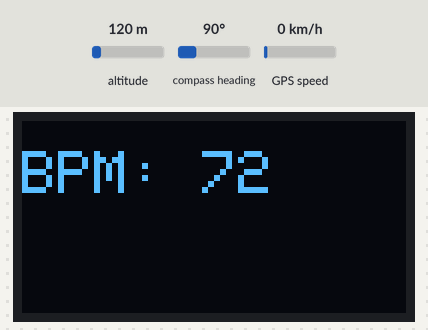
Recording of a sketch running on a simulated Arduino Uno, built with avr-gcc and run on an emulated ATmega328P. On the bench: 128×64 one-colour display. Inputs (shaded band) come from the test bench; at power-on: altitude 120 m, compass heading 90°, GPS speed 0 km/h. The GPS gets a fix after 3 s at 37.7749, -122.4194 with 8 satellites; the modem accepts every AT command (registered, SIM ready, sends succeed) and sends nothing else; what the sketch prints to the serial monitor is not drawn.

Above: at 60.1 s.
At 62.1 s:
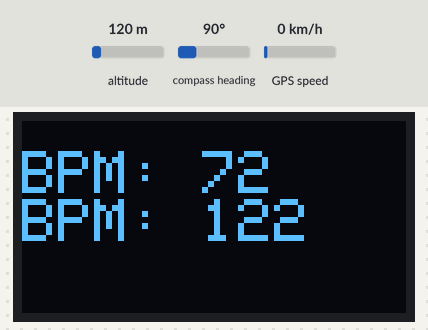
At 64.2 s:
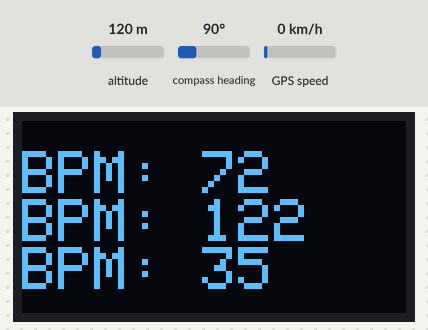
At 66.2 s:
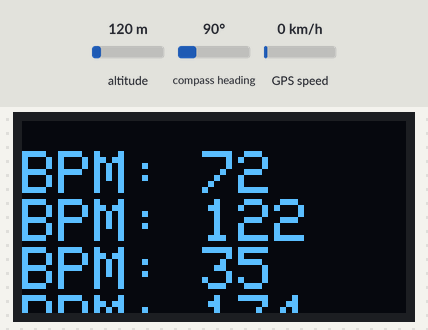

Measured:
- what the display in image 0 shows lasts 2.0 s, from 60.1 s to 62.1 s
- what the display in image 3 shows lasts 60.1 s, from 66.1 s to 126.2 s

The sketch:

final_iic_vvce.ino
```cpp
#include <TinyGPS.h>
#include <SoftwareSerial.h>
#include <Wire.h>
#include <Adafruit_GFX.h>
#include <Adafruit_SSD1306.h>

#define SCREEN_WIDTH 128 // OLED display width, in pixels
#define SCREEN_HEIGHT 64 // OLED display height, in pixels

// Declaration for an SSD1306 display connected to I2C (SDA, SCL pins)
Adafruit_SSD1306 display(SCREEN_WIDTH, SCREEN_HEIGHT, &Wire, -1);


SoftwareSerial Gsm(7, 8);
char phone_no[] = "9379255855"; //replace with phone no. to get sms
 bool hasRun=false;
TinyGPS gps;  //Creates a new instance of the TinyGPS object

void setup()
{
  Serial.begin(9600);
  Gsm.begin(9600);

  if(!display.begin(SSD1306_SWITCHCAPVCC, 0x3C)) { // Address 0x3D for 128x64
    Serial.println(F("SSD1306 allocation failed"));
    for(;;);
}
display.clearDisplay();

  display.setTextSize(2);
  display.setTextColor(WHITE);
  display.setCursor(0, 10);
  // Display static text
  delay(60000);
  display.println("BPM: 72");
  display.display();
  delay(2000);
  display.println("BPM: 122");

  display.display();
  delay(2000);
  display.println("BPM: 35");
  display.display();
  delay(2000);
  display.println("BPM: 134");
  display.display();
  delay(60000);
  display.clearDisplay();
  display.display();
}

void loop()
{
  if(hasRun==false) {
    Serial.println("BPM: 72");
    Serial.println("BPM: 122");
    Serial.println("BPM: 35");
    Serial.println("BPM: 134");
  bool newData = false;
  unsigned long chars;
  unsigned short sentences, failed;

  // For one second we parse GPS data and report some key values
  for (unsigned long start = millis(); millis() - start < 1000;)
  {
    while (Serial.available())
    {
      char c = Serial.read();
      Serial.print(c);
      if (gps.encode(c))
        newData = true;
    }
  }

  if (newData)      //If newData is true
  {
    float flat, flon;
    unsigned long age;
    gps.f_get_position(&flat, &flon, &age);
    Gsm.print("AT+CMGF=1\r");
    delay(400);
    Gsm.print("AT+CMGS=\"");
    Gsm.print(phone_no);
    Gsm.println("\"");

    delay(300);
    Gsm.print("http://maps.google.com/maps?q=loc:");

   // Gsm.print("Latitude = ");
    Gsm.print(flat == TinyGPS::GPS_INVALID_F_ANGLE ? 0.0 : flat, 6);
    //Gsm.print(" Longitude = ");
    Gsm.print(",");
    //Serial.print(",");
    Gsm.print(flon == TinyGPS::GPS_INVALID_F_ANGLE ? 0.0 : flon, 6);
    delay(200);
    Gsm.println((char)26); // End AT command with a ^Z, ASCII code 26
    delay(200);
    Gsm.println();
    delay(20000);

  }


  Serial.println(failed);
  hasRun=true;
 // if (chars == 0)
   // Serial.println("* No characters received from GPS: check wiring *");
}
}
```
